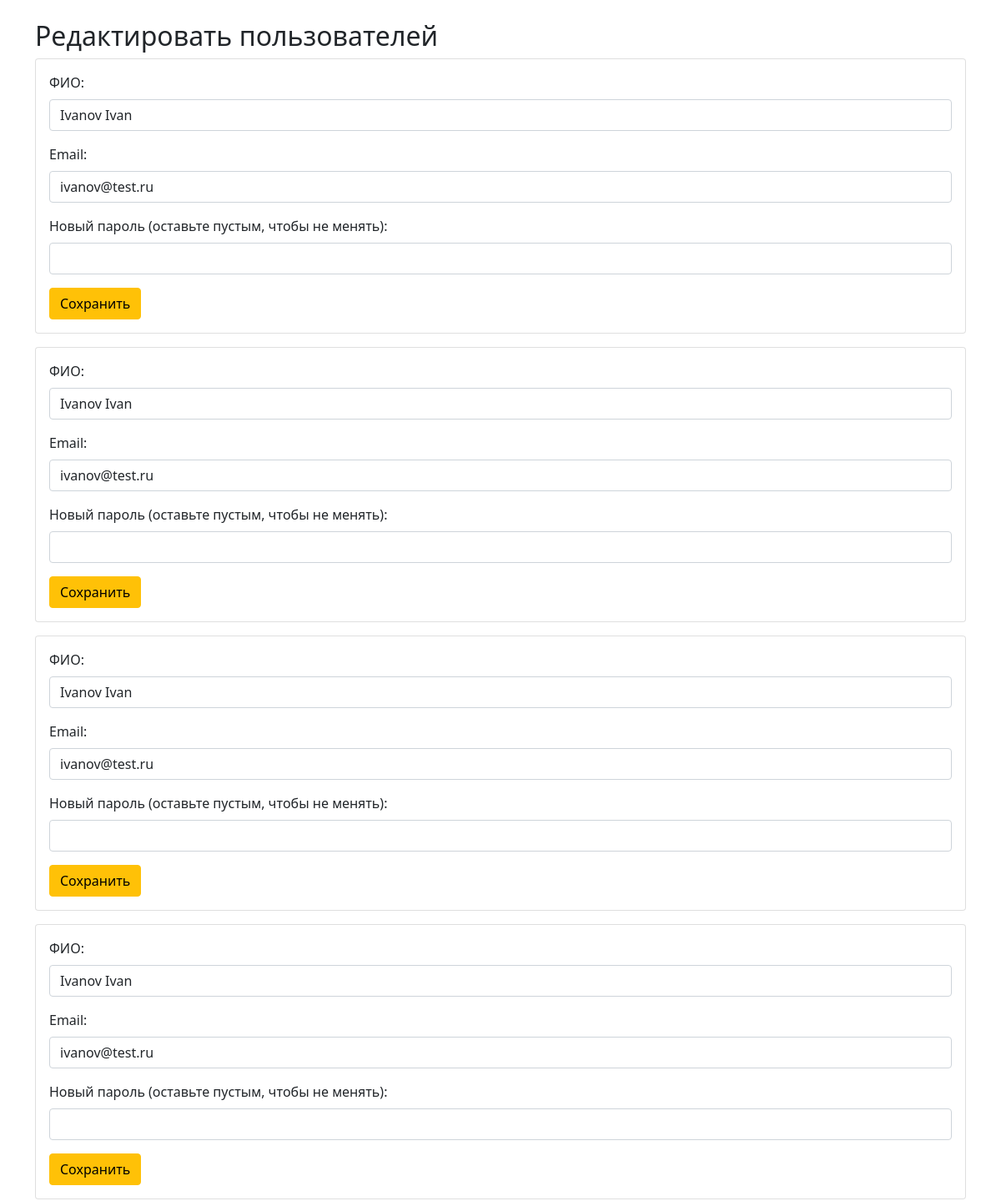
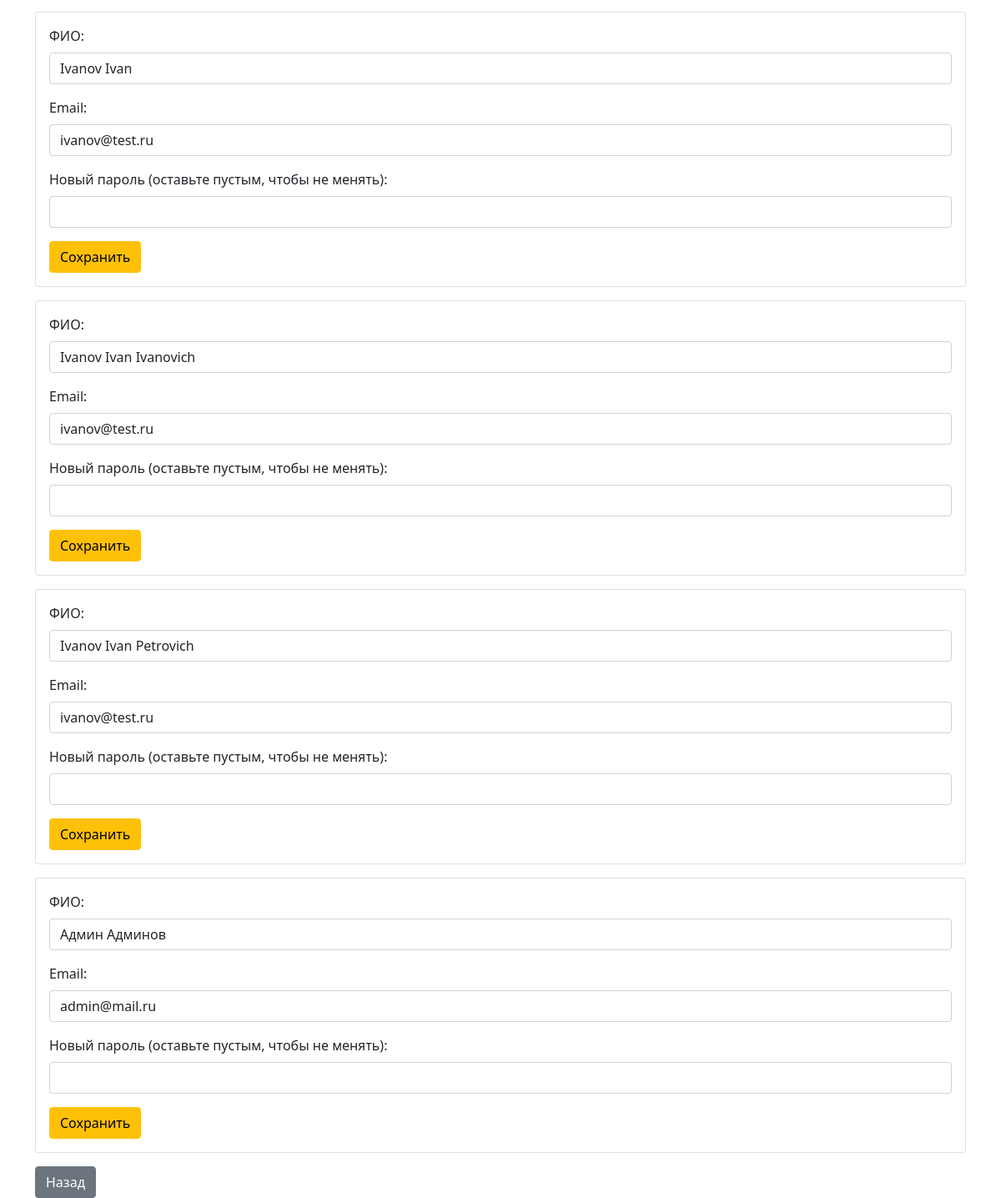
Screenshot of /edit_users with the database file from the repository (2 pictures, top to bottom).
### tables this page shows
CREATE TABLE users (
                id INTEGER PRIMARY KEY AUTOINCREMENT,
                fio TEXT,
                password TEXT,
                email TEXT
            );

### app.py (the view)
@app.route('/edit_users', methods=['GET'])
def edit_users_page():
    return controller_edit_users()

### app.py (called while the page is built)
@app.before_request
def auto_login():
    if 'user_id' not in session:
        conn = get_db_connection()
        cursor = conn.cursor()
        cursor.execute("SELECT id, fio FROM users WHERE email = 'admin@mail.ru'")
        admin = cursor.fetchone()
        conn.close()
        if admin:
            session['user_id'] = admin['id']
            session['fio'] = admin['fio']
            logger.debug(f"Auto login for user {admin['fio']}")

### controllers.py (called while the page is built)
def get_users_page(page=0, per_page=10):
    conn = get_db_connection()
    cursor = conn.cursor()
    offset = page * per_page
    cursor.execute('SELECT * FROM users ORDER BY fio LIMIT ? OFFSET ?',
                   (per_page, offset))
    users = cursor.fetchall()
    cursor.execute('SELECT COUNT(*) as total FROM users')
    total_users = cursor.fetchone()['total']
    total_pages = (total_users + per_page - 1) // per_page
    conn.close()
    return users, total_pages

def controller_edit_users():
    page = request.args.get('page', 0, type=int)
    users, total_pages = get_users_page(page)
    return render_template('edit_users.html',
                         users=users,
                         current_page=page,
                         total_pages=total_pages)

### createdb.py (called while the page is built)
def get_db_connection():
    conn = sqlite3.connect("database.db")
    conn.row_factory = sqlite3.Row
    return conn

### templates/edit_users.html (shortened to what this page needs)
<!DOCTYPE html>
<html lang="ru">
<head>
    <link href="https://cdn.jsdelivr.net/npm/bootstrap@5.1.3/dist/css/bootstrap.min.css" rel="stylesheet">
</head>
<body>
    <div class="container mt-4">
        <h2>Редактировать пользователей</h2>
        {% for user in users %}
        <div class="card mb-3">
            <div class="card-body">
                <form method="POST" action="{{ url_for('edit_users_process') }}">
                    <div class="mb-3">
                        <label class="form-label">ФИО:</label>
                        <input type="text" name="fio" value="{{ user.fio }}" class="form-control" required>
                    </div>
                    <div class="mb-3">
                        <label class="form-label">Email:</label>
                        <input type="email" name="email" value="{{ user.email }}" class="form-control" required>
                    </div>
                    <div class="mb-3">
                        <label class="form-label">Новый пароль (оставьте пустым, чтобы не менять):</label>
                        <input type="password" name="password" class="form-control">
                    </div>
                    <button type="submit" class="btn btn-warning">Сохранить</button>
                </form>
            </div>
        </div>
        {% endfor %}
        <a href="{{ url_for('index') }}" class="btn btn-secondary">Назад</a>
    </div>
</body>
</html>

### rows the page displays
users: fio "Ivanov Ivan", email "ivanov@test.ru"
users: fio "Ivanov Ivan", email "ivanov@test.ru"
users: fio "Ivanov Ivan", email "ivanov@test.ru"
users: fio "Ivanov Ivan", email "ivanov@test.ru"
users: fio "Ivanov Ivan", email "ivanov@test.ru"
users: fio "Ivanov Ivan Ivanovich", email "ivanov@test.ru"
users: fio "Ivanov Ivan Petrovich", email "ivanov@test.ru"
users: fio "Админ Админов", email "admin@mail.ru"
